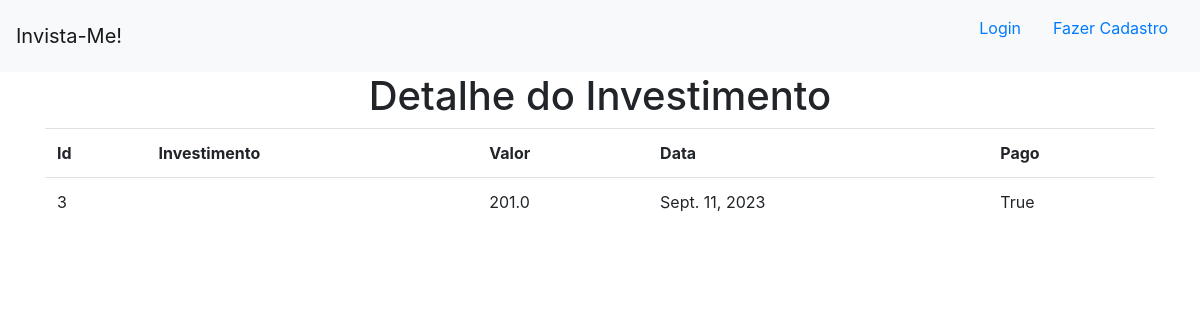
//3, run on the app's committed database.
### invista_me/models.py (models this page shows)
class Investmento(models.Model):
    investimento = models.TextField(max_length=255)
    valor = models.FloatField()
    pago = models.BooleanField(default=False)
    data = models.DateField(default=datetime.now)

### invista_me/views.py (the view)
# urls.py: path('/<int:id_investimento>', views.detalhe, name='detalhe')
def detalhe(request, id_investimento):
    dados = {
        'dados': Investmento.objects.get(pk=id_investimento)
        }
    return render(request,'investimentos/detalhe.html',dados)

### invista_me/templates/investimentos/detalhe.html
{% extends 'investimentos/base.html' %}
{% block conteudo %}
<h1 style='text-align: center;'>Detalhe do Investimento</h1>
<div class="container">
    <table class='table table-hover table-bordred'>
        <tr>
            <th>Id</th>
            <th>Investimento</th>
            <th>Valor</th>
            <th>Data</th>
            <th>Pago</th>
        </tr>
        <tr>
            <td>{{dados.id}}</td>
            <td>{{dados.i.investimento}}</td>
            <td>{{dados.valor}}</td>
            <td>{{dados.data}}</td>
            <td>{{dados.pago}}</td>
        </tr>
    </table>
</div>
{% endblock %}

### data on the page
Investmento: id "3", valor "201.0", data "Sept. 11, 2023", pago "True"
